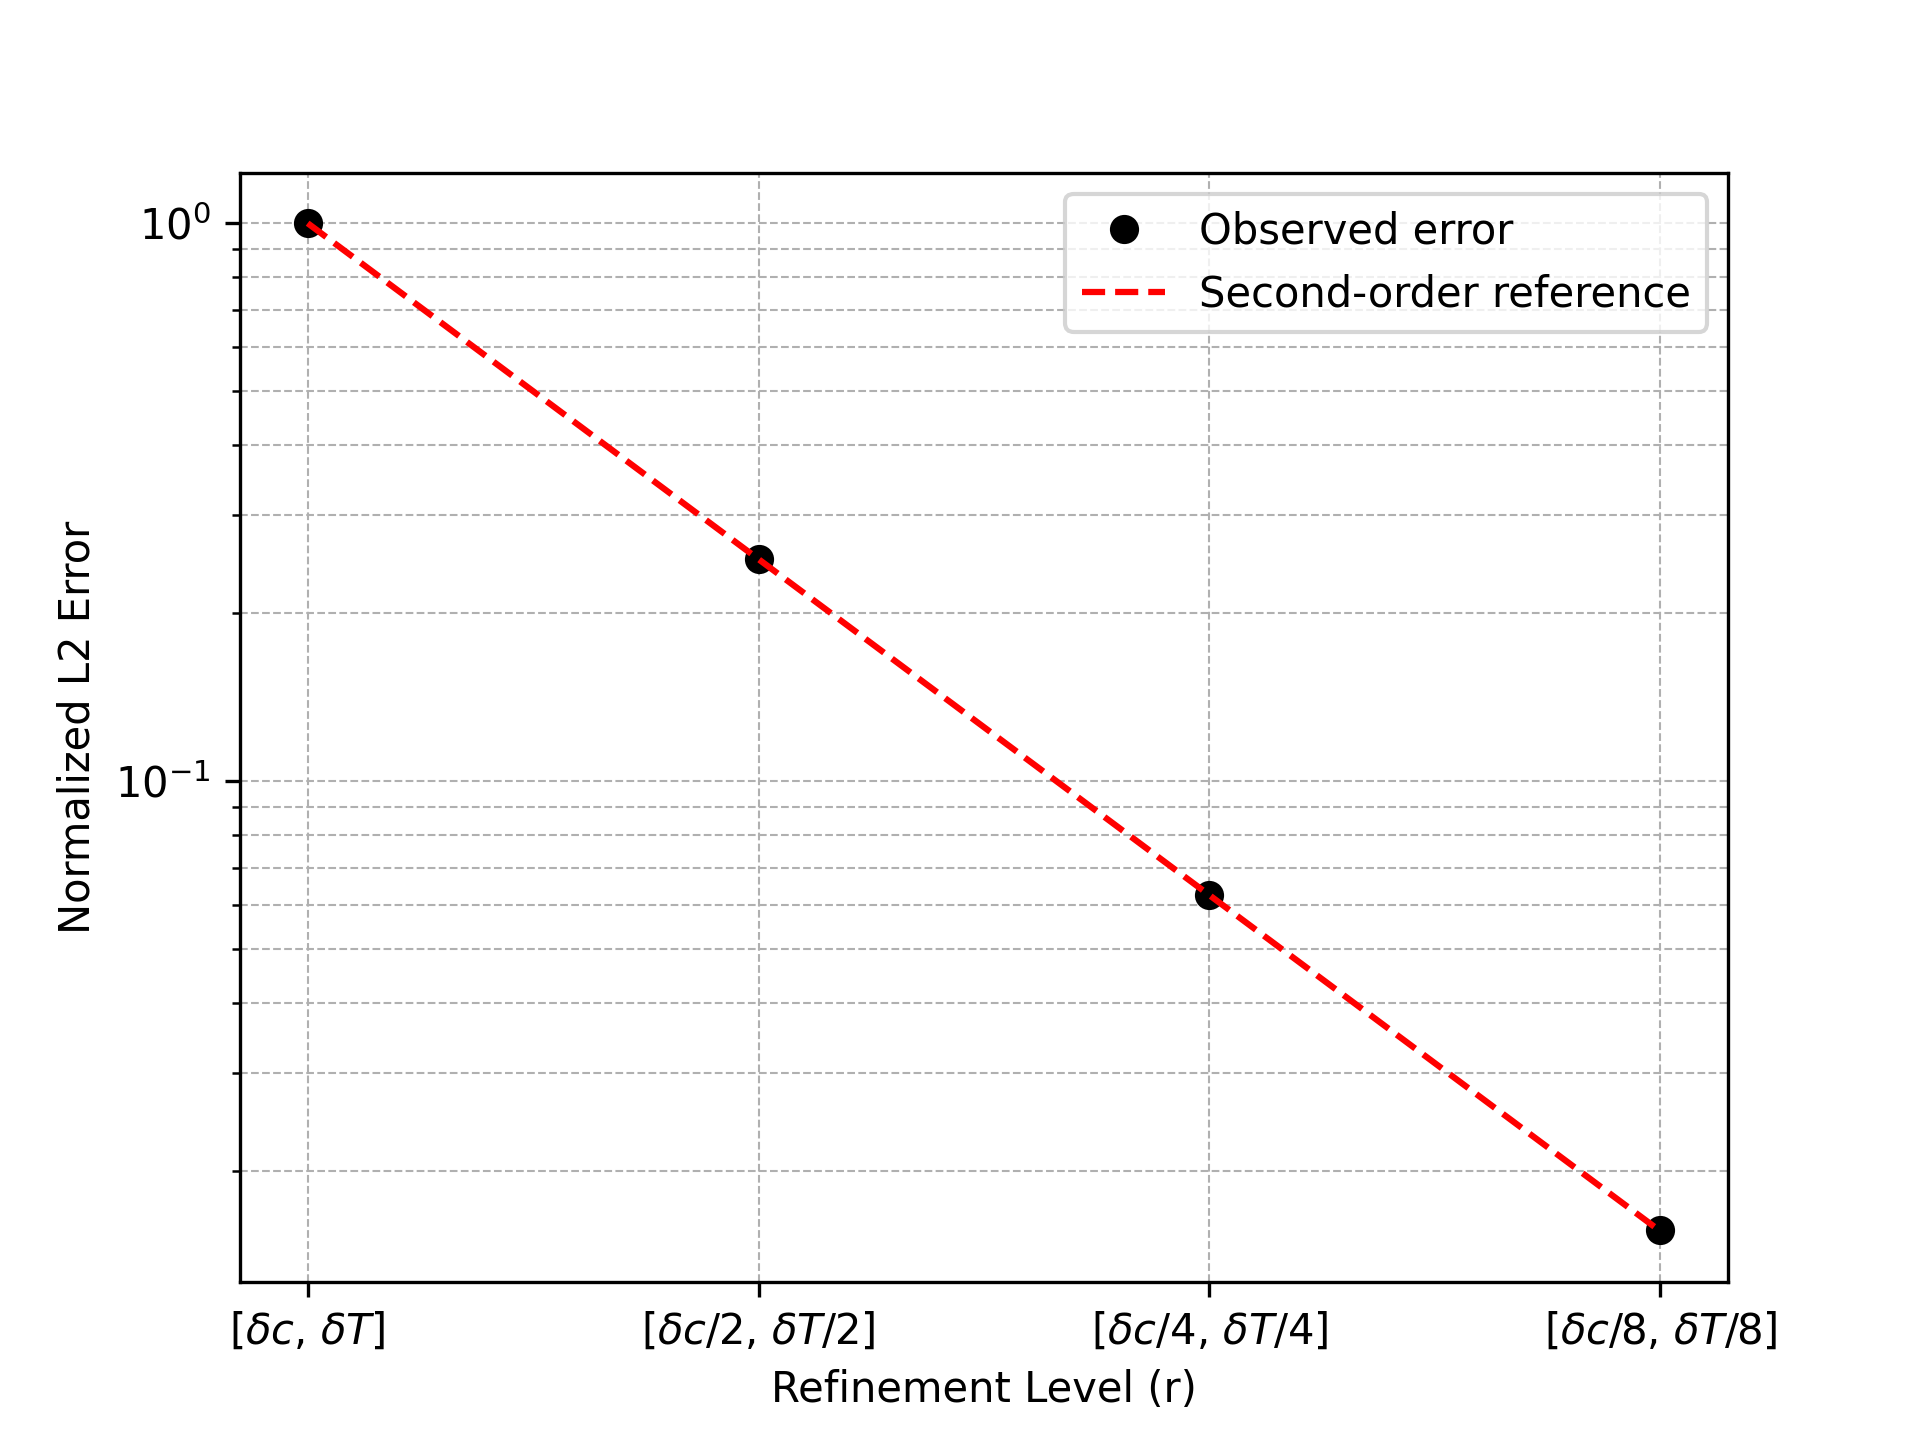

Python code for this plot:
#!python3
import chemgen as cg
import cantera as ct
import numpy as np
import matplotlib.pyplot as plt
import seaborn as sns


def random_yc(ns):
    species_array =  np.random.uniform(0, 1, ns)
    species_array /= species_array.sum()

    return (1000 + 1500 * np.random.random(), 10132.5 + 101325.0 * 9.9 * np.random.random(), species_array)

def discrete_jacobian(C,T,dc):
    n_species  = len(C)
    J = np.zeros([ns, ns])
    for i in range(n_species):
        C[i] = C[i] + dc
        S1 = np.array(cg.source(C, T))
        C[i] = C[i] - dc
        C[i] = C[i] - dc
        S2 = np.array(cg.source(C, T))
        C[i] = C[i] + dc
        J[:,i] = (S1-S2) / (2 * dc)
    return J
def Frobenius(J, ns):
    L2 = 0
    for i in range(ns):
        for j in range(ns):
            L2 += J[i,j]**2
    return np.sqrt(L2)
    

def check_J(Jcg, Jfd, ns):
    minJ = np.min(Jfd[np.abs(Jfd)>0])/1000
    L2_J = Frobenius(Jcg, ns)
    for i in range(ns):
        for j in range(ns):
            L2 = 0
            if np.abs(Jcg[i,j]) > L2_J/(10**20):
                L2 = np.abs((Jcg[i,j] - Jfd[i,j])/(Jfd[i,j]))
            if L2 > 1e-3:
                print(f"{Jcg[i,j]} {Jfd[i,j]} {(Jcg[i,j] - Jfd[i,j])/(Jcg[i,j]) }")

def L2_J(Jcg, Jfd, ns):
    L2 = 0
    L2_J = Frobenius(Jcg, ns)
    for i in range(ns):
        for j in range(ns):
            if np.abs(Jcg[i,j]) > L2_J/(10**20):
                L2 += ((Jcg[i,j] - Jfd[i,j]))**2
    return np.sqrt(L2)/L2_J

def L2_nei_J(Jcg, Jfd, ns):
    L2 = 0
    L2_J = Frobenius(Jcg, ns)
    number_of_elements = 0
    for i in range(ns):
        for j in range(ns):
            if np.abs(Jcg[i,j]) > L2_J/(10**10):
                L2 += ((Jcg[i,j] - Jfd[i,j])/Jcg[i,j])**2
                number_of_elements+=1
    print(number_of_elements/ns**2)
    return np.sqrt(L2)

mech = "sandiego"
gas = ct.Solution(f"{mech}.yaml")

ns = gas.n_species

#create random chemical state:
n_random = 10000
yc = []

gas.TPX = random_yc(ns)
C = gas.concentrations
T = gas.T
yc.append(np.concatenate(([T], C)))

L2s = []
yci = yc[0]
T = yci[0]
C = yci[1:]
dc = np.min(C[C > 0])/1.5
Jcg = np.array(cg.source_jacobian(C,T))
for r in range(4):
    Jfd = discrete_jacobian(C, T, dc/(2**r))
    L2s.append(L2_J(Jcg, Jfd, ns))
refinement  = np.array(range(4))
L2s = np.array(L2s)

plt.figure()
plt.semilogy(refinement, L2s / L2s[0], 'ok', label='Observed error')
plt.semilogy(refinement, [1 / (4 ** r) for r in refinement], '--r', label='Second-order reference')

# Custom x-axis tick labels
tick_labels = [f"[$\delta c/{2**r}$, $\delta T/{2**r}$]" if r > 0 else "[$\delta c$, $\delta T$]" for r in refinement]
plt.xticks(refinement, tick_labels)

# Label the plot
plt.xlabel('Refinement Level (r)')
plt.ylabel('Normalized L2 Error')
plt.legend()
plt.grid(True, which="both", ls="--", lw=0.5)
plt.savefig("ooa.png",dpi=300)
plt.show()